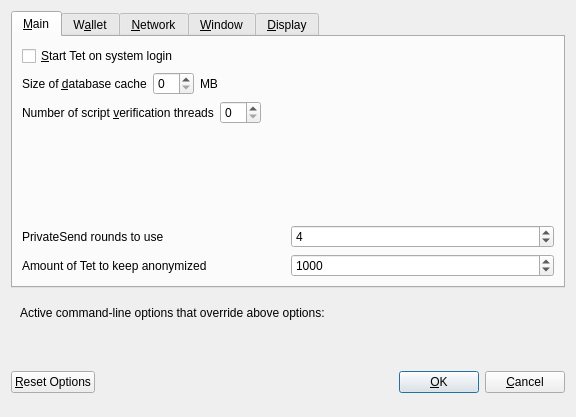
<?xml version="1.0" encoding="UTF-8"?>
<ui version="4.0">
 <class>OptionsDialog</class>
 <widget class="QDialog" name="OptionsDialog">
  <property name="geometry">
   <rect>
    <x>0</x>
    <y>0</y>
    <width>576</width>
    <height>417</height>
   </rect>
  </property>
  <property name="windowTitle">
   <string>Options</string>
  </property>
  <property name="modal">
   <bool>true</bool>
  </property>
  <layout class="QVBoxLayout" name="verticalLayout">
   <item>
    <widget class="QTabWidget" name="tabWidget">
     <property name="currentIndex">
      <number>0</number>
     </property>
     <widget class="QWidget" name="tabMain">
      <attribute name="title">
       <string>&amp;Main</string>
      </attribute>
      <layout class="QVBoxLayout" name="verticalLayout_Main">
       <item>
        <widget class="QCheckBox" name="bitcoinAtStartup">
         <property name="toolTip">
          <string>Automatically start Tet after logging in to the system.</string>
         </property>
         <property name="text">
          <string>&amp;Start Tet on system login</string>
         </property>
        </widget>
       </item>
       <item>
        <layout class="QHBoxLayout" name="horizontalLayout_2_Main">
         <item>
          <widget class="QLabel" name="databaseCacheLabel">
           <property name="text">
            <string>Size of &amp;database cache</string>
           </property>
           <property name="textFormat">
            <enum>Qt::PlainText</enum>
           </property>
           <property name="buddy">
            <cstring>databaseCache</cstring>
           </property>
          </widget>
         </item>
         <item>
          <widget class="QSpinBox" name="databaseCache"/>
         </item>
         <item>
          <widget class="QLabel" name="databaseCacheUnitLabel">
           <property name="text">
            <string>MB</string>
           </property>
           <property name="textFormat">
            <enum>Qt::PlainText</enum>
           </property>
          </widget>
         </item>
         <item>
          <spacer name="horizontalSpacer_2_Main">
           <property name="orientation">
            <enum>Qt::Horizontal</enum>
           </property>
           <property name="sizeHint" stdset="0">
            <size>
             <width>40</width>
             <height>20</height>
            </size>
           </property>
          </spacer>
         </item>
        </layout>
       </item>
       <item>
        <layout class="QHBoxLayout" name="horizontalLayout_3_Main">
         <item>
          <widget class="QLabel" name="threadsScriptVerifLabel">
           <property name="text">
            <string>Number of script &amp;verification threads</string>
           </property>
           <property name="textFormat">
            <enum>Qt::PlainText</enum>
           </property>
           <property name="buddy">
            <cstring>threadsScriptVerif</cstring>
           </property>
          </widget>
         </item>
         <item>
          <widget class="QSpinBox" name="threadsScriptVerif">
           <property name="toolTip">
            <string>(0 = auto, &lt;0 = leave that many cores free)</string>
           </property>
          </widget>
         </item>
         <item>
          <spacer name="horizontalSpacer_3_Main">
           <property name="orientation">
            <enum>Qt::Horizontal</enum>
           </property>
           <property name="sizeHint" stdset="0">
            <size>
             <width>40</width>
             <height>20</height>
            </size>
           </property>
          </spacer>
         </item>
        </layout>
       </item>
       <item>
        <spacer name="verticalSpacer_Main">
         <property name="orientation">
          <enum>Qt::Vertical</enum>
         </property>
         <property name="sizeHint" stdset="0">
          <size>
           <width>20</width>
           <height>40</height>
          </size>
         </property>
        </spacer>
       </item>
       <item>
        <layout class="QHBoxLayout" name="horizontalLayout_4_Main">
         <item>
          <widget class="QLabel" name="label">
           <property name="toolTip">
            <string>This setting determines the amount of individual masternodes that an input will be anonymized through.&lt;br/&gt;More rounds of anonymization gives a higher degree of privacy, but also costs more in fees.</string>
           </property>
           <property name="text">
            <string>PrivateSend rounds to use</string>
           </property>
          </widget>
         </item>
         <item>
          <widget class="QSpinBox" name="privatesendRounds">
           <property name="minimum">
            <number>2</number>
           </property>
           <property name="maximum">
            <number>8</number>
           </property>
           <property name="value">
            <number>4</number>
           </property>
          </widget>
         </item>
        </layout>
       </item>
       <item>
        <layout class="QHBoxLayout" name="horizontalLayout">
         <item>
          <widget class="QLabel" name="label_2">
           <property name="toolTip">
            <string>This amount acts as a threshold to turn off PrivateSend once it's reached.</string>
           </property>
           <property name="statusTip">
            <string notr="true"/>
           </property>
           <property name="whatsThis">
            <string notr="true"/>
           </property>
           <property name="accessibleName">
            <string notr="true"/>
           </property>
           <property name="accessibleDescription">
            <string notr="true"/>
           </property>
           <property name="text">
            <string>Amount of Tet to keep anonymized</string>
           </property>
          </widget>
         </item>
         <item>
          <widget class="QSpinBox" name="anonymizeTet">
           <property name="minimum">
            <number>100</number>
           </property>
           <property name="maximum">
            <number>100000</number>
           </property>
           <property name="singleStep">
            <number>100</number>
           </property>
           <property name="value">
            <number>1000</number>
           </property>
          </widget>
         </item>
        </layout>
       </item>
      </layout>
     </widget>
     <widget class="QWidget" name="tabWallet">
      <attribute name="title">
       <string>W&amp;allet</string>
      </attribute>
      <layout class="QVBoxLayout" name="verticalLayout_Wallet">
       <item>
        <widget class="QGroupBox" name="groupBox">
         <property name="title">
          <string>Expert</string>
         </property>
         <layout class="QVBoxLayout" name="verticalLayout_2">
          <item>
           <widget class="QCheckBox" name="coinControlFeatures">
            <property name="toolTip">
             <string>Whether to show coin control features or not.</string>
            </property>
            <property name="text">
             <string>Enable coin &amp;control features</string>
            </property>
           </widget>
          </item>
          <item>
           <widget class="QCheckBox" name="showMasternodesTab">
            <property name="toolTip">
             <string>Show additional tab listing all your masternodes in first sub-tab&lt;br/&gt;and all masternodes on the network in second sub-tab.</string>
            </property>
            <property name="text">
             <string>Show Masternodes Tab</string>
            </property>
           </widget>
          </item>
          <item>
           <widget class="QCheckBox" name="spendZeroConfChange">
            <property name="toolTip">
             <string>If you disable the spending of unconfirmed change, the change from a transaction&lt;br/&gt;cannot be used until that transaction has at least one confirmation.&lt;br/&gt;This also affects how your balance is computed.</string>
            </property>
            <property name="text">
             <string>&amp;Spend unconfirmed change</string>
            </property>
           </widget>
          </item>
         </layout>
        </widget>
       </item>
       <item>
        <spacer name="verticalSpacer_Wallet">
         <property name="orientation">
          <enum>Qt::Vertical</enum>
         </property>
         <property name="sizeHint" stdset="0">
          <size>
           <width>20</width>
           <height>40</height>
          </size>
         </property>
        </spacer>
       </item>
      </layout>
     </widget>
     <widget class="QWidget" name="tabNetwork">
      <attribute name="title">
       <string>&amp;Network</string>
      </attribute>
      <layout class="QVBoxLayout" name="verticalLayout_Network">
       <item>
        <widget class="QCheckBox" name="mapPortUpnp">
         <property name="toolTip">
          <string>Automatically open the Tet client port on the router. This only works when your router supports UPnP and it is enabled.</string>
         </property>
         <property name="text">
          <string>Map port using &amp;UPnP</string>
         </property>
        </widget>
       </item>
       <item>
        <widget class="QCheckBox" name="allowIncoming">
         <property name="toolTip">
          <string>Accept connections from outside</string>
         </property>
         <property name="text">
          <string>Allow incoming connections</string>
         </property>
        </widget>
       </item>
       <item>
        <widget class="QCheckBox" name="connectSocks">
         <property name="toolTip">
          <string>Connect to the Tet network through a SOCKS5 proxy.</string>
         </property>
         <property name="text">
          <string>&amp;Connect through SOCKS5 proxy (default proxy):</string>
         </property>
        </widget>
       </item>
       <item>
        <layout class="QHBoxLayout" name="horizontalLayout_1_Network">
         <item>
          <widget class="QLabel" name="proxyIpLabel">
           <property name="text">
            <string>Proxy &amp;IP:</string>
           </property>
           <property name="textFormat">
            <enum>Qt::PlainText</enum>
           </property>
           <property name="buddy">
            <cstring>proxyIp</cstring>
           </property>
          </widget>
         </item>
         <item>
          <widget class="QValidatedLineEdit" name="proxyIp">
           <property name="minimumSize">
            <size>
             <width>140</width>
             <height>0</height>
            </size>
           </property>
           <property name="maximumSize">
            <size>
             <width>140</width>
             <height>16777215</height>
            </size>
           </property>
           <property name="toolTip">
            <string>IP address of the proxy (e.g. IPv4: 127.0.0.1 / IPv6: ::1)</string>
           </property>
          </widget>
         </item>
         <item>
          <widget class="QLabel" name="proxyPortLabel">
           <property name="text">
            <string>&amp;Port:</string>
           </property>
           <property name="textFormat">
            <enum>Qt::PlainText</enum>
           </property>
           <property name="buddy">
            <cstring>proxyPort</cstring>
           </property>
          </widget>
         </item>
         <item>
          <widget class="QLineEdit" name="proxyPort">
           <property name="minimumSize">
            <size>
             <width>55</width>
             <height>0</height>
            </size>
           </property>
           <property name="maximumSize">
            <size>
             <width>55</width>
             <height>16777215</height>
            </size>
           </property>
           <property name="toolTip">
            <string>Port of the proxy (e.g. 9050)</string>
           </property>
          </widget>
         </item>
         <item>
          <spacer name="horizontalSpacer_1_Network">
           <property name="orientation">
            <enum>Qt::Horizontal</enum>
           </property>
           <property name="sizeHint" stdset="0">
            <size>
             <width>40</width>
             <height>20</height>
            </size>
           </property>
          </spacer>
         </item>
        </layout>
       </item>
       <item>
        <spacer name="verticalSpacer_Network">
         <property name="orientation">
          <enum>Qt::Vertical</enum>
         </property>
         <property name="sizeHint" stdset="0">
          <size>
           <width>20</width>
           <height>40</height>
          </size>
         </property>
        </spacer>
       </item>
      </layout>
     </widget>
     <widget class="QWidget" name="tabWindow">
      <attribute name="title">
       <string>&amp;Window</string>
      </attribute>
      <layout class="QVBoxLayout" name="verticalLayout_Window">
       <item>
        <widget class="QCheckBox" name="minimizeToTray">
         <property name="toolTip">
          <string>Show only a tray icon after minimizing the window.</string>
         </property>
         <property name="text">
          <string>&amp;Minimize to the tray instead of the taskbar</string>
         </property>
        </widget>
       </item>
       <item>
        <widget class="QCheckBox" name="minimizeOnClose">
         <property name="toolTip">
          <string>Minimize instead of exit the application when the window is closed. When this option is enabled, the application will be closed only after selecting Quit in the menu.</string>
         </property>
         <property name="text">
          <string>M&amp;inimize on close</string>
         </property>
        </widget>
       </item>
       <item>
        <spacer name="verticalSpacer_Window">
         <property name="orientation">
          <enum>Qt::Vertical</enum>
         </property>
         <property name="sizeHint" stdset="0">
          <size>
           <width>20</width>
           <height>40</height>
          </size>
         </property>
        </spacer>
       </item>
      </layout>
     </widget>
     <widget class="QWidget" name="tabDisplay">
      <attribute name="title">
       <string>&amp;Display</string>
      </attribute>
      <layout class="QVBoxLayout" name="verticalLayout_Display">
       <item>
        <layout class="QHBoxLayout" name="horizontalLayout_1_Display">
         <item>
          <widget class="QLabel" name="langLabel">
           <property name="text">
            <string>User Interface &amp;language:</string>
           </property>
           <property name="textFormat">
            <enum>Qt::PlainText</enum>
           </property>
           <property name="buddy">
            <cstring>lang</cstring>
           </property>
          </widget>
         </item>
         <item>
          <widget class="QValueComboBox" name="lang">
           <property name="toolTip">
            <string>The user interface language can be set here. This setting will take effect after restarting Tet.</string>
           </property>
          </widget>
         </item>
        </layout>
       </item>
       <item>
        <widget class="QLabel" name="label_3">
         <property name="toolTip">
          <string notr="true"/>
         </property>
         <property name="statusTip">
          <string notr="true"/>
         </property>
         <property name="whatsThis">
          <string notr="true"/>
         </property>
         <property name="accessibleName">
          <string notr="true"/>
         </property>
         <property name="text">
          <string>Language missing or translation incomplete? Help contributing translations here:
https://www.transifex.com/tet-project/tet-project-translations</string>
         </property>
         <property name="wordWrap">
          <bool>true</bool>
         </property>
         <property name="openExternalLinks">
          <bool>true</bool>
         </property>
         <property name="textInteractionFlags">
          <set>Qt::TextBrowserInteraction</set>
         </property>
        </widget>
       </item>
       <item>
        <layout class="QHBoxLayout" name="horizontalLayout_4_Display" stretch="0,0">
         <item>
          <widget class="QLabel" name="themeLabel">
           <property name="text">
            <string>User Interface Theme:</string>
           </property>
          </widget>
         </item>
         <item>
          <widget class="QValueComboBox" name="theme"/>
         </item>
        </layout>
       </item>
       <item>
        <widget class="Line" name="line">
         <property name="orientation">
          <enum>Qt::Horizontal</enum>
         </property>
        </widget>
       </item>
       <item>
        <layout class="QHBoxLayout" name="horizontalLayout_2_Display">
         <item>
          <widget class="QLabel" name="unitLabel">
           <property name="text">
            <string>&amp;Unit to show amounts in:</string>
           </property>
           <property name="textFormat">
            <enum>Qt::PlainText</enum>
           </property>
           <property name="buddy">
            <cstring>unit</cstring>
           </property>
          </widget>
         </item>
         <item>
          <widget class="QValueComboBox" name="unit">
           <property name="toolTip">
            <string>Choose the default subdivision unit to show in the interface and when sending coins.</string>
           </property>
          </widget>
         </item>
        </layout>
       </item>
       <item>
        <layout class="QHBoxLayout" name="horizontalLayout_5_Display">
         <item>
          <widget class="QLabel" name="digitsLabel">
           <property name="text">
            <string>Decimal digits</string>
           </property>
          </widget>
         </item>
         <item>
          <widget class="QValueComboBox" name="digits"/>
         </item>
        </layout>
       </item>
       <item>
        <layout class="QHBoxLayout" name="horizontalLayout_3_Display">
         <item>
          <widget class="QLabel" name="thirdPartyTxUrlsLabel">
           <property name="toolTip">
            <string>Third party URLs (e.g. a block explorer) that appear in the transactions tab as context menu items. %s in the URL is replaced by transaction hash. Multiple URLs are separated by vertical bar |.</string>
           </property>
           <property name="text">
            <string>Third party transaction URLs</string>
           </property>
           <property name="buddy">
            <cstring>thirdPartyTxUrls</cstring>
           </property>
          </widget>
         </item>
         <item>
          <widget class="QLineEdit" name="thirdPartyTxUrls">
           <property name="toolTip">
            <string>Third party URLs (e.g. a block explorer) that appear in the transactions tab as context menu items. %s in the URL is replaced by transaction hash. Multiple URLs are separated by vertical bar |.</string>
           </property>
          </widget>
         </item>
        </layout>
       </item>
       <item>
        <spacer name="verticalSpacer">
         <property name="orientation">
          <enum>Qt::Vertical</enum>
         </property>
         <property name="sizeHint" stdset="0">
          <size>
           <width>20</width>
           <height>40</height>
          </size>
         </property>
        </spacer>
       </item>
      </layout>
     </widget>
    </widget>
   </item>
   <item>
    <widget class="QFrame" name="frame">
     <layout class="QVBoxLayout" name="verticalLayout_Bottom">
      <item>
       <layout class="QHBoxLayout" name="horizontalLayout_Bottom">
        <item>
         <widget class="QLabel" name="overriddenByCommandLineInfoLabel">
          <property name="text">
           <string>Active command-line options that override above options:</string>
          </property>
          <property name="textFormat">
           <enum>Qt::PlainText</enum>
          </property>
         </widget>
        </item>
        <item>
         <spacer name="horizontalSpacer_Bottom">
          <property name="orientation">
           <enum>Qt::Horizontal</enum>
          </property>
          <property name="sizeHint" stdset="0">
           <size>
            <width>40</width>
            <height>20</height>
           </size>
          </property>
         </spacer>
        </item>
       </layout>
      </item>
      <item>
       <widget class="QLabel" name="overriddenByCommandLineLabel">
        <property name="text">
         <string/>
        </property>
        <property name="textFormat">
         <enum>Qt::PlainText</enum>
        </property>
        <property name="wordWrap">
         <bool>true</bool>
        </property>
       </widget>
      </item>
     </layout>
    </widget>
   </item>
   <item>
    <layout class="QHBoxLayout" name="horizontalLayout_Buttons">
     <item>
      <widget class="QPushButton" name="resetButton">
       <property name="toolTip">
        <string>Reset all client options to default.</string>
       </property>
       <property name="text">
        <string>&amp;Reset Options</string>
       </property>
       <property name="autoDefault">
        <bool>false</bool>
       </property>
      </widget>
     </item>
     <item>
      <spacer name="horizontalSpacer_1">
       <property name="orientation">
        <enum>Qt::Horizontal</enum>
       </property>
       <property name="sizeHint" stdset="0">
        <size>
         <width>40</width>
         <height>48</height>
        </size>
       </property>
      </spacer>
     </item>
     <item>
      <widget class="QLabel" name="statusLabel">
       <property name="minimumSize">
        <size>
         <width>200</width>
         <height>0</height>
        </size>
       </property>
       <property name="font">
        <font>
         <weight>75</weight>
         <bold>true</bold>
        </font>
       </property>
       <property name="text">
        <string/>
       </property>
       <property name="textFormat">
        <enum>Qt::PlainText</enum>
       </property>
       <property name="wordWrap">
        <bool>true</bool>
       </property>
      </widget>
     </item>
     <item>
      <spacer name="horizontalSpacer_2">
       <property name="orientation">
        <enum>Qt::Horizontal</enum>
       </property>
       <property name="sizeHint" stdset="0">
        <size>
         <width>40</width>
         <height>48</height>
        </size>
       </property>
      </spacer>
     </item>
     <item>
      <widget class="QPushButton" name="okButton">
       <property name="text">
        <string>&amp;OK</string>
       </property>
       <property name="autoDefault">
        <bool>false</bool>
       </property>
       <property name="default">
        <bool>true</bool>
       </property>
      </widget>
     </item>
     <item>
      <widget class="QPushButton" name="cancelButton">
       <property name="text">
        <string>&amp;Cancel</string>
       </property>
       <property name="autoDefault">
        <bool>false</bool>
       </property>
      </widget>
     </item>
    </layout>
   </item>
  </layout>
 </widget>
 <customwidgets>
  <customwidget>
   <class>QValidatedLineEdit</class>
   <extends>QLineEdit</extends>
   <header>qvalidatedlineedit.h</header>
  </customwidget>
  <customwidget>
   <class>QValueComboBox</class>
   <extends>QComboBox</extends>
   <header>qvaluecombobox.h</header>
  </customwidget>
 </customwidgets>
 <resources/>
 <connections/>
</ui>
